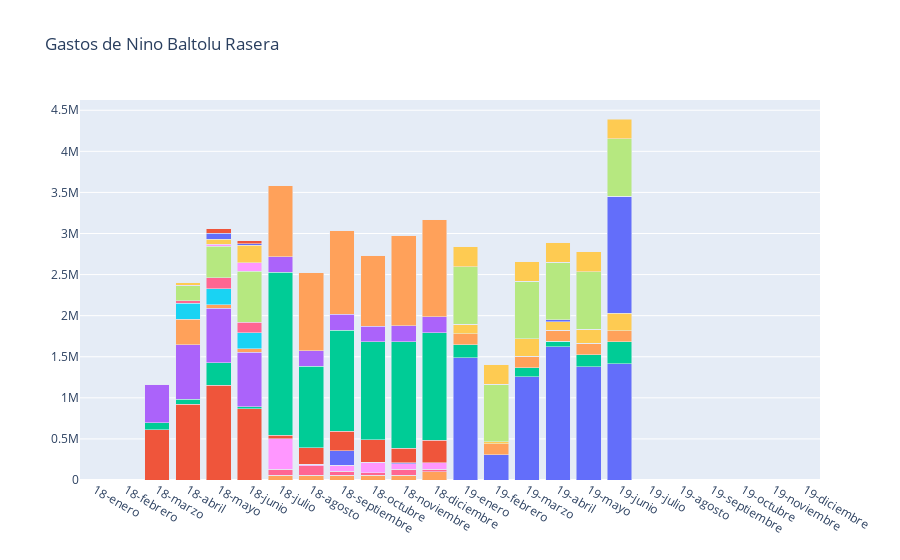

Notebook cell for this chart:
### Code cell
get_all_info(926)

### Figure 1 — Plotly figure (JSON) as saved in the notebook; plotly's stock layout.template omitted (floating-point values rounded to 4 significant figures)
{"data": [{"name": "Traslación  ", "type": "bar", "x": ["18-enero", "18-febrero", "18-marzo", "18-abril", "18-mayo", "18-junio", "18-julio", "18-agosto", "18-septiembre", "18-octubre", "18-noviembre", "18-diciembre", "19-enero", "19-febrero", "19-marzo", "19-abril", "19-mayo", "19-junio", "19-julio", "19-agosto", "19-septiembre", "19-octubre", "19-noviembre", "19-diciembre"], "y": [0, 0, 0, 0, 0, 0, 0, 0, 0, 0, 0, 0, 1486946, 305953, 1256995, 1624153, 1375886, 1411808, 0, 0, 0, 0, 0, 0]}, {"name": "Viáticos  ", "type": "bar", "x": ["18-enero", "18-febrero", "18-marzo", "18-abril", "18-mayo", "18-junio", "18-julio", "18-agosto", "18-septiembre", "18-octubre", "18-noviembre", "18-diciembre", "19-enero", "19-febrero", "19-marzo", "19-abril", "19-mayo", "19-junio", "19-julio", "19-agosto", "19-septiembre", "19-octubre", "19-noviembre", "19-diciembre"], "y": [0, 0, 613640, 920448, 1150560, 864831, 0, 0, 0, 0, 0, 0, 0, 0, 0, 0, 0, 0, 0, 0, 0, 0, 0, 0]}, {"name": "Materiales de oficina  ", "type": "bar", "x": ["18-enero", "18-febrero", "18-marzo", "18-abril", "18-mayo", "18-junio", "18-julio", "18-agosto", "18-septiembre", "18-octubre", "18-noviembre", "18-diciembre", "19-enero", "19-febrero", "19-marzo", "19-abril", "19-mayo", "19-junio", "19-julio", "19-agosto", "19-septiembre", "19-octubre", "19-noviembre", "19-diciembre"], "y": [0, 0, 83742, 59327, 274697, 24514, 0, 0, 0, 0, 0, 0, 158975, 0, 111750, 62552, 149635, 270998, 0, 0, 0, 0, 0, 0]}, {"name": "Actividades distritales  ", "type": "bar", "x": ["18-enero", "18-febrero", "18-marzo", "18-abril", "18-mayo", "18-junio", "18-julio", "18-agosto", "18-septiembre", "18-octubre", "18-noviembre", "18-diciembre", "19-enero", "19-febrero", "19-marzo", "19-abril", "19-mayo", "19-junio", "19-julio", "19-agosto", "19-septiembre", "19-octubre", "19-noviembre", "19-diciembre"], "y": [0, 0, 465500, 665000, 665000, 665000, 0, 0, 0, 0, 0, 0, 0, 0, 0, 0, 0, 0, 0, 0, 0, 0, 0, 0]}, {"name": "Telefonía  ", "type": "bar", "x": ["18-enero", "18-febrero", "18-marzo", "18-abril", "18-mayo", "18-junio", "18-julio", "18-agosto", "18-septiembre", "18-octubre", "18-noviembre", "18-diciembre", "19-enero", "19-febrero", "19-marzo", "19-abril", "19-mayo", "19-junio", "19-julio", "19-agosto", "19-septiembre", "19-octubre", "19-noviembre", "19-diciembre"], "y": [0, 0, 0, 310990, 43393, 43393, 59293, 59293, 59293, 56702, 56622, 102418, 133690, 137974, 138915, 138865, 139477, 135311, 0, 0, 0, 0, 0, 0]}, {"name": "Vehículos  ", "type": "bar", "x": ["18-enero", "18-febrero", "18-marzo", "18-abril", "18-mayo", "18-junio", "18-julio", "18-agosto", "18-septiembre", "18-octubre", "18-noviembre", "18-diciembre", "19-enero", "19-febrero", "19-marzo", "19-abril", "19-mayo", "19-junio", "19-julio", "19-agosto", "19-septiembre", "19-octubre", "19-noviembre", "19-diciembre"], "y": [0, 0, 0, 193000, 193000, 193000, 0, 0, 0, 0, 0, 0, 0, 0, 0, 0, 0, 0, 0, 0, 0, 0, 0, 0]}, {"name": "Pasajes de movilización  ", "type": "bar", "x": ["18-enero", "18-febrero", "18-marzo", "18-abril", "18-mayo", "18-junio", "18-julio", "18-agosto", "18-septiembre", "18-octubre", "18-noviembre", "18-diciembre", "19-enero", "19-febrero", "19-marzo", "19-abril", "19-mayo", "19-junio", "19-julio", "19-agosto", "19-septiembre", "19-octubre", "19-noviembre", "19-diciembre"], "y": [0, 0, 0, 35800, 137670, 129980, 73400, 112297, 48500, 33000, 76200, 26700, 0, 0, 0, 0, 0, 0, 0, 0, 0, 0, 0, 0]}, {"name": "Alojamiento  ", "type": "bar", "x": ["18-enero", "18-febrero", "18-marzo", "18-abril", "18-mayo", "18-junio", "18-julio", "18-agosto", "18-septiembre", "18-octubre", "18-noviembre", "18-diciembre", "19-enero", "19-febrero", "19-marzo", "19-abril", "19-mayo", "19-junio", "19-julio", "19-agosto", "19-septiembre", "19-octubre", "19-noviembre", "19-diciembre"], "y": [0, 0, 0, 181800, 382702, 616836, 0, 0, 0, 0, 0, 0, 0, 0, 0, 0, 0, 0, 0, 0, 0, 0, 0, 0]}, {"name": "Alimentación  ", "type": "bar", "x": ["18-enero", "18-febrero", "18-marzo", "18-abril", "18-mayo", "18-junio", "18-julio", "18-agosto", "18-septiembre", "18-octubre", "18-noviembre", "18-diciembre", "19-enero", "19-febrero", "19-marzo", "19-abril", "19-mayo", "19-junio", "19-julio", "19-agosto", "19-septiembre", "19-octubre", "19-noviembre", "19-diciembre"], "y": [0, 0, 0, 2500, 24890, 107301, 369752, 22060, 71260, 127940, 63900, 81300, 0, 0, 0, 0, 0, 0, 0, 0, 0, 0, 0, 0]}, {"name": "Correspondencia  ", "type": "bar", "x": ["18-enero", "18-febrero", "18-marzo", "18-abril", "18-mayo", "18-junio", "18-julio", "18-agosto", "18-septiembre", "18-octubre", "18-noviembre", "18-diciembre", "19-enero", "19-febrero", "19-marzo", "19-abril", "19-mayo", "19-junio", "19-julio", "19-agosto", "19-septiembre", "19-octubre", "19-noviembre", "19-diciembre"], "y": [0, 0, 0, 31608, 59088, 209426, 0, 0, 0, 0, 0, 0, 117423, 18665, 208529, 101206, 171862, 210223, 0, 0, 0, 0, 0, 0]}, {"name": "Difusión  ", "type": "bar", "x": ["18-enero", "18-febrero", "18-marzo", "18-abril", "18-mayo", "18-junio", "18-julio", "18-agosto", "18-septiembre", "18-octubre", "18-noviembre", "18-diciembre", "19-enero", "19-febrero", "19-marzo", "19-abril", "19-mayo", "19-junio", "19-julio", "19-agosto", "19-septiembre", "19-octubre", "19-noviembre", "19-diciembre"], "y": [0, 0, 0, 1364, 71093, 21400, 0, 0, 177191, 0, 11960, 0, 0, 0, 0, 21400, 0, 1425098, 0, 0, 0, 0, 0, 0]}, {"name": "Combustible  ", "type": "bar", "x": ["18-enero", "18-febrero", "18-marzo", "18-abril", "18-mayo", "18-junio", "18-julio", "18-agosto", "18-septiembre", "18-octubre", "18-noviembre", "18-diciembre", "19-enero", "19-febrero", "19-marzo", "19-abril", "19-mayo", "19-junio", "19-julio", "19-agosto", "19-septiembre", "19-octubre", "19-noviembre", "19-diciembre"], "y": [0, 0, 0, 0, 53010, 45000, 42004, 199271, 236005, 273195, 178972, 271512, 0, 0, 0, 0, 0, 0, 0, 0, 0, 0, 0, 0]}, {"name": "Actividades territoriales  ", "type": "bar", "x": ["18-enero", "18-febrero", "18-marzo", "18-abril", "18-mayo", "18-junio", "18-julio", "18-agosto", "18-septiembre", "18-octubre", "18-noviembre", "18-diciembre", "19-enero", "19-febrero", "19-marzo", "19-abril", "19-mayo", "19-junio", "19-julio", "19-agosto", "19-septiembre", "19-octubre", "19-noviembre", "19-diciembre"], "y": [0, 0, 0, 0, 0, 0, 1981372, 990067, 1230120, 1189118, 1294387, 1310683, 0, 0, 0, 0, 0, 0, 0, 0, 0, 0, 0, 0]}, {"name": "Vehiculos- amortizacion  ", "type": "bar", "x": ["18-enero", "18-febrero", "18-marzo", "18-abril", "18-mayo", "18-junio", "18-julio", "18-agosto", "18-septiembre", "18-octubre", "18-noviembre", "18-diciembre", "19-enero", "19-febrero", "19-marzo", "19-abril", "19-mayo", "19-junio", "19-julio", "19-agosto", "19-septiembre", "19-octubre", "19-noviembre", "19-diciembre"], "y": [0, 0, 0, 0, 0, 0, 193000, 193000, 193000, 193000, 193000, 193000, 0, 0, 0, 0, 0, 0, 0, 0, 0, 0, 0, 0]}, {"name": "Viáticos del diputado  ", "type": "bar", "x": ["18-enero", "18-febrero", "18-marzo", "18-abril", "18-mayo", "18-junio", "18-julio", "18-agosto", "18-septiembre", "18-octubre", "18-noviembre", "18-diciembre", "19-enero", "19-febrero", "19-marzo", "19-abril", "19-mayo", "19-junio", "19-julio", "19-agosto", "19-septiembre", "19-octubre", "19-noviembre", "19-diciembre"], "y": [0, 0, 0, 0, 0, 0, 864831, 943452, 1022073, 864831, 1100694, 1179315, 0, 0, 0, 0, 0, 0, 0, 0, 0, 0, 0, 0]}, {"name": "Traspaso desde gastos operacionales a asignación personal de apoyo  ", "type": "bar", "x": ["18-enero", "18-febrero", "18-marzo", "18-abril", "18-mayo", "18-junio", "18-julio", "18-agosto", "18-septiembre", "18-octubre", "18-noviembre", "18-diciembre", "19-enero", "19-febrero", "19-marzo", "19-abril", "19-mayo", "19-junio", "19-julio", "19-agosto", "19-septiembre", "19-octubre", "19-noviembre", "19-diciembre"], "y": [0, 0, 0, 0, 0, 0, 0, 0, 0, 0, 0, 0, 0, 0, 0, 0, 0, 0, 0, 0, 0, 0, 0, 0]}, {"name": "Actividades destinadas a la interacción con la comunidad  ", "type": "bar", "x": ["18-enero", "18-febrero", "18-marzo", "18-abril", "18-mayo", "18-junio", "18-julio", "18-agosto", "18-septiembre", "18-octubre", "18-noviembre", "18-diciembre", "19-enero", "19-febrero", "19-marzo", "19-abril", "19-mayo", "19-junio", "19-julio", "19-agosto", "19-septiembre", "19-octubre", "19-noviembre", "19-diciembre"], "y": [0, 0, 0, 0, 0, 0, 0, 0, 0, 0, 0, 0, 0, 0, 0, 0, 0, 0, 0, 0, 0, 0, 0, 0]}, {"name": "Arriendo de inmueble  ", "type": "bar", "x": ["18-enero", "18-febrero", "18-marzo", "18-abril", "18-mayo", "18-junio", "18-julio", "18-agosto", "18-septiembre", "18-octubre", "18-noviembre", "18-diciembre", "19-enero", "19-febrero", "19-marzo", "19-abril", "19-mayo", "19-junio", "19-julio", "19-agosto", "19-septiembre", "19-octubre", "19-noviembre", "19-diciembre"], "y": [0, 0, 0, 0, 0, 0, 0, 0, 0, 0, 0, 0, 700000, 700000, 700000, 700000, 700000, 700000, 0, 0, 0, 0, 0, 0]}, {"name": "Consumos básicos  ", "type": "bar", "x": ["18-enero", "18-febrero", "18-marzo", "18-abril", "18-mayo", "18-junio", "18-julio", "18-agosto", "18-septiembre", "18-octubre", "18-noviembre", "18-diciembre", "19-enero", "19-febrero", "19-marzo", "19-abril", "19-mayo", "19-junio", "19-julio", "19-agosto", "19-septiembre", "19-octubre", "19-noviembre", "19-diciembre"], "y": [0, 0, 0, 0, 0, 0, 0, 0, 0, 0, 0, 0, 0, 0, 0, 0, 0, 0, 0, 0, 0, 0, 0, 0]}, {"name": "Equipamiento oficina parlamentaria  ", "type": "bar", "x": ["18-enero", "18-febrero", "18-marzo", "18-abril", "18-mayo", "18-junio", "18-julio", "18-agosto", "18-septiembre", "18-octubre", "18-noviembre", "18-diciembre", "19-enero", "19-febrero", "19-marzo", "19-abril", "19-mayo", "19-junio", "19-julio", "19-agosto", "19-septiembre", "19-octubre", "19-noviembre", "19-diciembre"], "y": [0, 0, 0, 0, 0, 0, 0, 0, 0, 0, 0, 0, 0, 0, 0, 0, 0, 0, 0, 0, 0, 0, 0, 0]}, {"name": "Gastos de mantención oficina parlamentaria (inmueble)  ", "type": "bar", "x": ["18-enero", "18-febrero", "18-marzo", "18-abril", "18-mayo", "18-junio", "18-julio", "18-agosto", "18-septiembre", "18-octubre", "18-noviembre", "18-diciembre", "19-enero", "19-febrero", "19-marzo", "19-abril", "19-mayo", "19-junio", "19-julio", "19-agosto", "19-septiembre", "19-octubre", "19-noviembre", "19-diciembre"], "y": [0, 0, 0, 0, 0, 0, 0, 0, 0, 0, 0, 0, 0, 0, 0, 0, 0, 0, 0, 0, 0, 0, 0, 0]}, {"name": "Reparaciones locativas del inmueble  ", "type": "bar", "x": ["18-enero", "18-febrero", "18-marzo", "18-abril", "18-mayo", "18-junio", "18-julio", "18-agosto", "18-septiembre", "18-octubre", "18-noviembre", "18-diciembre", "19-enero", "19-febrero", "19-marzo", "19-abril", "19-mayo", "19-junio", "19-julio", "19-agosto", "19-septiembre", "19-octubre", "19-noviembre", "19-diciembre"], "y": [0, 0, 0, 0, 0, 0, 0, 0, 0, 0, 0, 0, 0, 0, 0, 0, 0, 0, 0, 0, 0, 0, 0, 0]}, {"name": "Habilitación de sedes parlamentarias (con autorización de crap)  ", "type": "bar", "x": ["18-enero", "18-febrero", "18-marzo", "18-abril", "18-mayo", "18-junio", "18-julio", "18-agosto", "18-septiembre", "18-octubre", "18-noviembre", "18-diciembre", "19-enero", "19-febrero", "19-marzo", "19-abril", "19-mayo", "19-junio", "19-julio", "19-agosto", "19-septiembre", "19-octubre", "19-noviembre", "19-diciembre"], "y": [0, 0, 0, 0, 0, 0, 0, 0, 0, 0, 0, 0, 0, 0, 0, 0, 0, 0, 0, 0, 0, 0, 0, 0]}, {"name": "Seguros de bienes  ", "type": "bar", "x": ["18-enero", "18-febrero", "18-marzo", "18-abril", "18-mayo", "18-junio", "18-julio", "18-agosto", "18-septiembre", "18-octubre", "18-noviembre", "18-diciembre", "19-enero", "19-febrero", "19-marzo", "19-abril", "19-mayo", "19-junio", "19-julio", "19-agosto", "19-septiembre", "19-octubre", "19-noviembre", "19-diciembre"], "y": [0, 0, 0, 0, 0, 0, 0, 0, 0, 0, 0, 0, 0, 0, 0, 0, 0, 0, 0, 0, 0, 0, 0, 0]}, {"name": "Arriendo de oficinas virtuales  ", "type": "bar", "x": ["18-enero", "18-febrero", "18-marzo", "18-abril", "18-mayo", "18-junio", "18-julio", "18-agosto", "18-septiembre", "18-octubre", "18-noviembre", "18-diciembre", "19-enero", "19-febrero", "19-marzo", "19-abril", "19-mayo", "19-junio", "19-julio", "19-agosto", "19-septiembre", "19-octubre", "19-noviembre", "19-diciembre"], "y": [0, 0, 0, 0, 0, 0, 0, 0, 0, 0, 0, 0, 0, 0, 0, 0, 0, 0, 0, 0, 0, 0, 0, 0]}, {"name": "Servicios web  ", "type": "bar", "x": ["18-enero", "18-febrero", "18-marzo", "18-abril", "18-mayo", "18-junio", "18-julio", "18-agosto", "18-septiembre", "18-octubre", "18-noviembre", "18-diciembre", "19-enero", "19-febrero", "19-marzo", "19-abril", "19-mayo", "19-junio", "19-julio", "19-agosto", "19-septiembre", "19-octubre", "19-noviembre", "19-diciembre"], "y": [0, 0, 0, 0, 0, 0, 0, 0, 0, 0, 0, 0, 0, 0, 0, 0, 0, 0, 0, 0, 0, 0, 0, 0]}, {"name": "Contratación servicio de almacenamiento  ", "type": "bar", "x": ["18-enero", "18-febrero", "18-marzo", "18-abril", "18-mayo", "18-junio", "18-julio", "18-agosto", "18-septiembre", "18-octubre", "18-noviembre", "18-diciembre", "19-enero", "19-febrero", "19-marzo", "19-abril", "19-mayo", "19-junio", "19-julio", "19-agosto", "19-septiembre", "19-octubre", "19-noviembre", "19-diciembre"], "y": [0, 0, 0, 0, 0, 0, 0, 0, 0, 0, 0, 0, 0, 0, 0, 0, 0, 0, 0, 0, 0, 0, 0, 0]}, {"name": "Arriendo de oficina móvil  ", "type": "bar", "x": ["18-enero", "18-febrero", "18-marzo", "18-abril", "18-mayo", "18-junio", "18-julio", "18-agosto", "18-septiembre", "18-octubre", "18-noviembre", "18-diciembre", "19-enero", "19-febrero", "19-marzo", "19-abril", "19-mayo", "19-junio", "19-julio", "19-agosto", "19-septiembre", "19-octubre", "19-noviembre", "19-diciembre"], "y": [0, 0, 0, 0, 0, 0, 0, 0, 0, 0, 0, 0, 0, 0, 0, 0, 0, 0, 0, 0, 0, 0, 0, 0]}, {"name": "Mantencion y reparación de oficina móvil  ", "type": "bar", "x": ["18-enero", "18-febrero", "18-marzo", "18-abril", "18-mayo", "18-junio", "18-julio", "18-agosto", "18-septiembre", "18-octubre", "18-noviembre", "18-diciembre", "19-enero", "19-febrero", "19-marzo", "19-abril", "19-mayo", "19-junio", "19-julio", "19-agosto", "19-septiembre", "19-octubre", "19-noviembre", "19-diciembre"], "y": [0, 0, 0, 0, 0, 0, 0, 0, 0, 0, 0, 0, 0, 0, 0, 0, 0, 0, 0, 0, 0, 0, 0, 0]}, {"name": "Servicios menores  ", "type": "bar", "x": ["18-enero", "18-febrero", "18-marzo", "18-abril", "18-mayo", "18-junio", "18-julio", "18-agosto", "18-septiembre", "18-octubre", "18-noviembre", "18-diciembre", "19-enero", "19-febrero", "19-marzo", "19-abril", "19-mayo", "19-junio", "19-julio", "19-agosto", "19-septiembre", "19-octubre", "19-noviembre", "19-diciembre"], "y": [0, 0, 0, 0, 0, 0, 0, 0, 0, 0, 0, 0, 239990, 239990, 239990, 239990, 239990, 239990, 0, 0, 0, 0, 0, 0]}], "layout": {"barmode": "stack", "showlegend": false, "title": {"text": "Gastos de Nino Baltolu Rasera "}}}
